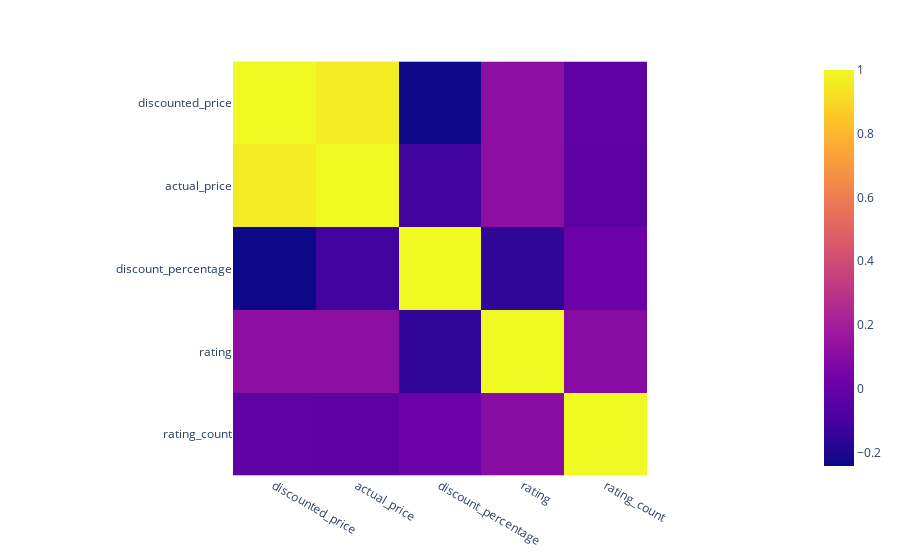

Notebook code for this chart:
### Code cell
fig = px.imshow(df.corr())
fig.show()

### Figure 1 — Plotly figure (JSON) as saved in the notebook; plotly's stock layout.template omitted (floating-point values rounded to 4 significant figures)
{"data": [{"coloraxis": "coloraxis", "hovertemplate": "x: %{x}<br>y: %{y}<br>color: %{z}<extra></extra>", "name": "0", "type": "heatmap", "x": ["discounted_price", "actual_price", "discount_percentage", "rating", "rating_count"], "xaxis": "x", "y": ["discounted_price", "actual_price", "discount_percentage", "rating", "rating_count"], "yaxis": "y", "z": [[1, 0.9619, -0.2427, 0.1203, -0.02705], [0.9619, 1, -0.1185, 0.1216, -0.03597], [-0.2427, -0.1185, 1, -0.1554, 0.01047], [0.1203, 0.1216, -0.1554, 1, 0.1016], [-0.02705, -0.03597, 0.01047, 0.1016, 1]]}], "layout": {"coloraxis": {"colorscale": [[0, "#0d0887"], [0.1111, "#46039f"], [0.2222, "#7201a8"], [0.3333, "#9c179e"], [0.4444, "#bd3786"], [0.5556, "#d8576b"], [0.6667, "#ed7953"], [0.7778, "#fb9f3a"], [0.8889, "#fdca26"], [1, "#f0f921"]]}, "margin": {"t": 60}, "xaxis": {"anchor": "y", "constrain": "domain", "domain": [0, 1], "scaleanchor": "y"}, "yaxis": {"anchor": "x", "autorange": "reversed", "constrain": "domain", "domain": [0, 1]}}}
